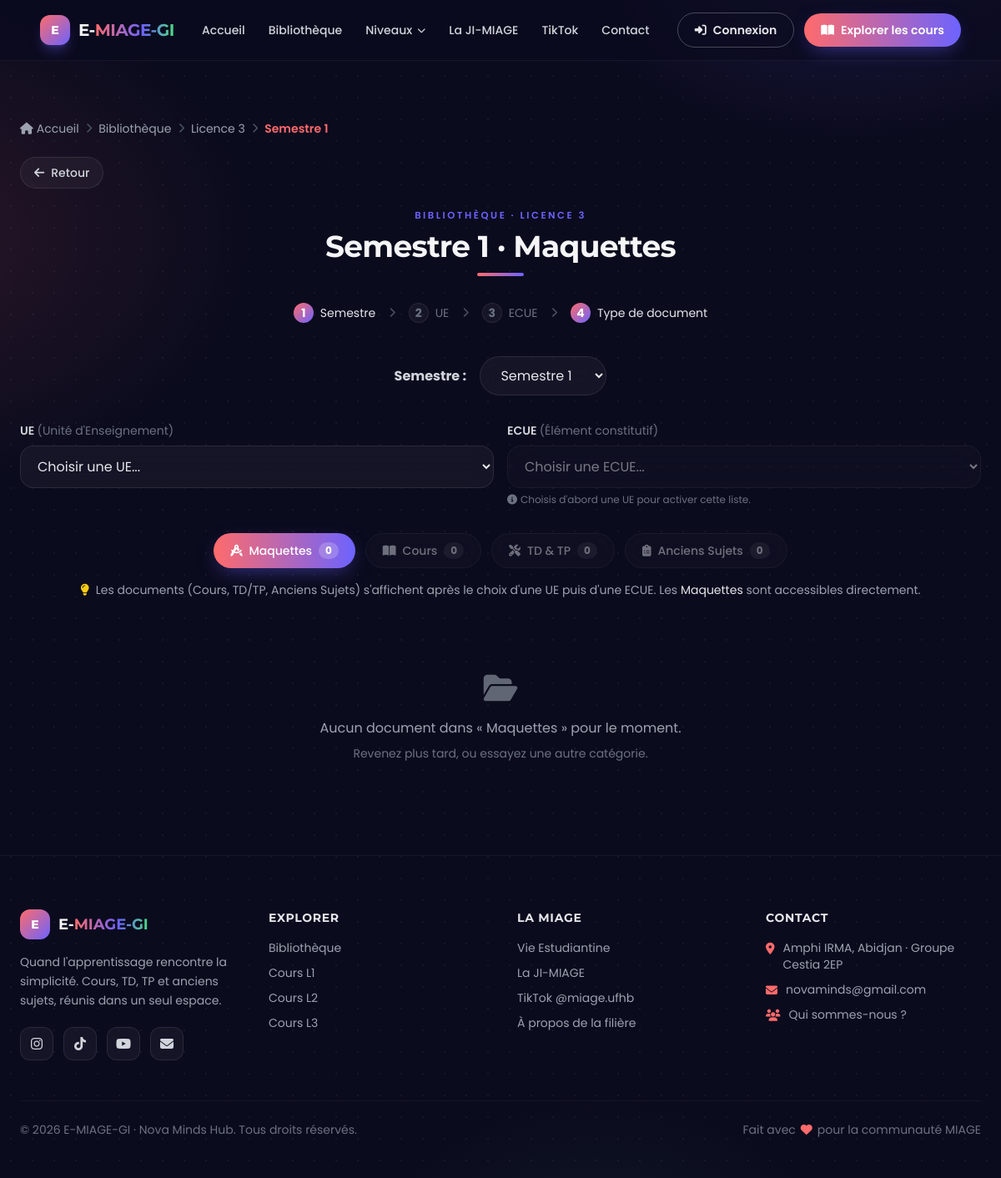
The app's page /bibliotheque/l3/?semestre=s1&category=maquettes, older data.
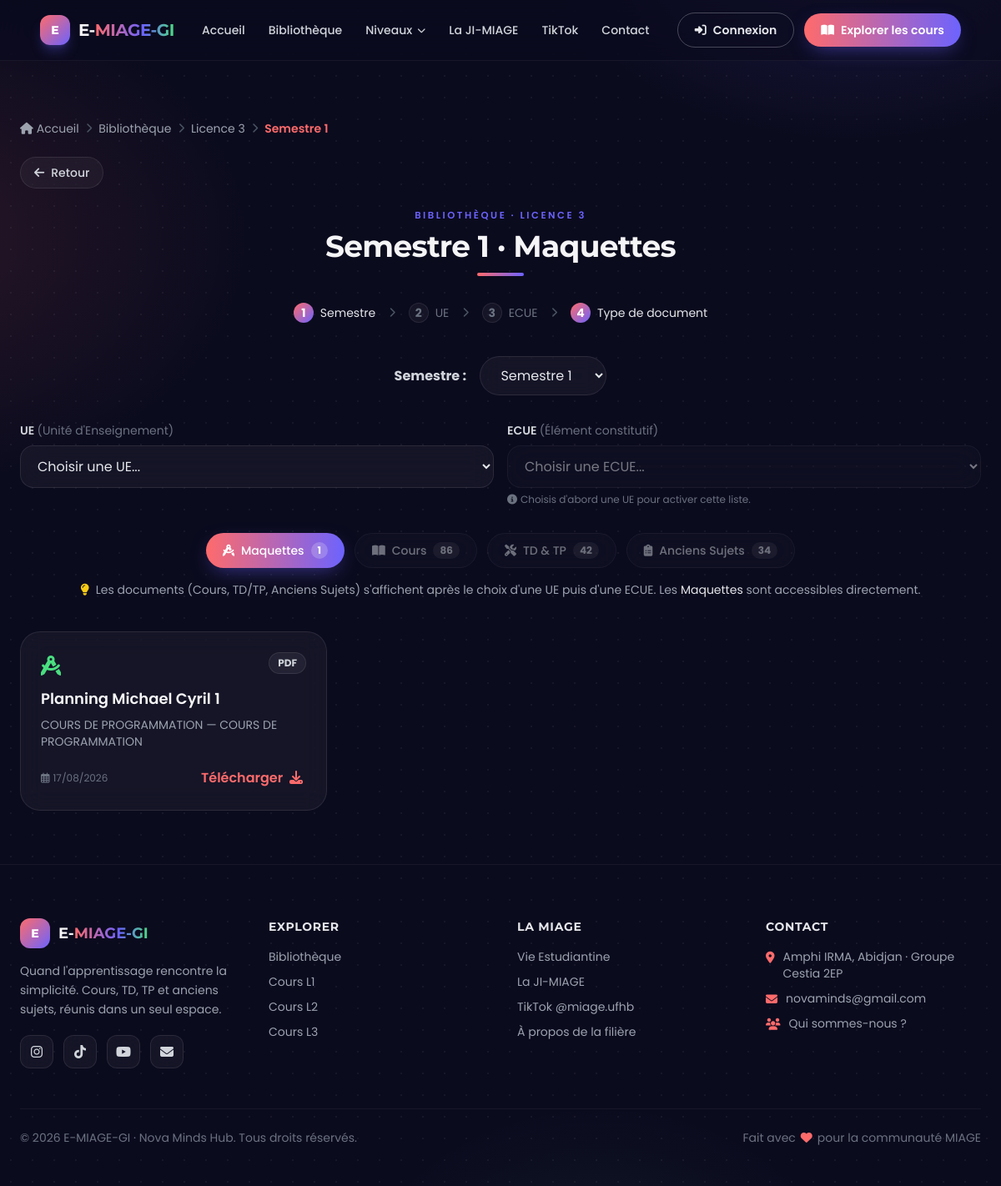
The same page, newer data.
### core/models.py (models this page shows, shortened)
class Document(models.Model):
    CATEGORY_CHOICES = [
        ('COURS', 'Cours'),
        ('TD_TP', 'TD/TP'),
        ('EXAMS', 'Anciens Sujets'),
        ('MAQUETTES', 'Maquettes'),
    ]
    LEVEL_CHOICES = [
        ('L1', 'Licence 1'),
        ('L2', 'Licence 2'),
        ('L3', 'Licence 3'),
        ('M1', 'Master 1'),
        ('M2', 'Master 2'),
    ]
    SEMESTER_CHOICES = [
        ('S1', 'Semestre 1'),
        ('S2', 'Semestre 2'),
        ('S3', 'Semestre 3'),
        ('S4', 'Semestre 4'),
        ('S5', 'Semestre 5'),
        ('S6', 'Semestre 6'),
        ('S7', 'Semestre 7'),
        ('S8', 'Semestre 8'),
        ('S9', 'Semestre 9'),
        ('S10', 'Semestre 10'),
    ]
    title = models.CharField(max_length=200, verbose_name='Titre')
    description = models.TextField(blank=True, verbose_name='Description')
    category = models.CharField(max_length=20, choices=CATEGORY_CHOICES, verbose_name='Catégorie')
    level = models.CharField(max_length=2, choices=LEVEL_CHOICES, verbose_name='Niveau')
    semester = models.CharField(max_length=3, choices=SEMESTER_CHOICES, verbose_name='Semestre')
    ecue = models.ForeignKey('ECUE', null=True, blank=True, on_delete=models.SET_NULL, related_name='documents', verbose_name='ECUE')
    file = models.FileField(upload_to='documents/', max_length=255, verbose_name='Fichier')
    upload_date = models.DateTimeField(auto_now_add=True, verbose_name='Date d\'ajout')
    last_modified = models.DateTimeField(auto_now=True, verbose_name='Dernière modification')
    class Meta:
        ordering = ['-upload_date']
        verbose_name = 'Document'
        verbose_name_plural = 'Documents'
    @property
    def extension(self):
        name = self.file.name or ''
        return name.rsplit('.', 1)[-1].upper() if '.' in name else ''

class ECUE(models.Model):
    code = models.CharField(max_length=50, verbose_name='Code ECUE', blank=True)
    name = models.CharField(max_length=200, verbose_name='Nom ECUE')
    slug = models.SlugField(max_length=220, unique=True, verbose_name='Slug ECUE')
    ue = models.ForeignKey(UE, related_name='ecues', on_delete=models.CASCADE, verbose_name='UE')
    class Meta:
        unique_together = ('ue', 'code', 'name')
        ordering = ['ue__code', 'name']
        verbose_name = 'ECUE'
        verbose_name_plural = 'ECUEs'

class UE(models.Model):
    code = models.CharField(max_length=200, verbose_name='Code UE')
    name = models.CharField(max_length=200, verbose_name='Nom UE')
    slug = models.SlugField(max_length=220, unique=True, verbose_name='Slug UE')
    level = models.CharField(max_length=2, choices=Document.LEVEL_CHOICES, verbose_name='Niveau')
    semester = models.CharField(max_length=3, choices=Document.SEMESTER_CHOICES, verbose_name='Semestre')
    class Meta:
        unique_together = ('level', 'semester', 'code')
        ordering = ['level', 'semester', 'code']
        verbose_name = 'UE'
        verbose_name_plural = 'UEs'

### core/views.py (the view, shortened to what this page needs)
# urls.py: path('bibliotheque/l3/', views.niveau_l3, name='niveau_l3'),
def niveau_l3(request):
    semestre = request.GET.get('semestre', 's1')
    category = request.GET.get('category')
    query = request.GET.get('q')
    ue_slug = request.GET.get('ue')
    ecue_slug = request.GET.get('ecue')
    context = {
        'semestre': semestre,
        'category': category
    }
    real_semestre = get_semester_mapping('L3', semestre)
    documents = Document.objects.filter(level='L3', semester=real_semestre)
    ues = UE.objects.filter(level='L3', semester=real_semestre).order_by('code', 'name')
    context['ues'] = ues
    selected_ue = None
    selected_ecue = None
    ecues = None
    context.update(_niveau_extra_context('Licence 3', 'L3', documents))
    if category == 'maquettes':
        documents = Document.objects.filter(level='L3', category='MAQUETTES')
        context['documents'] = documents
    return render(request, 'core/niveau/l3.html', context)

### core/views.py (called while the page is built)
def _niveau_extra_context(niveau_label, level, documents):
    counts = Counter(documents.values_list('category', flat=True))
    counts['MAQUETTES'] = Document.objects.filter(level=level, category='MAQUETTES').count()
    return {
        'niveau_label': niveau_label,
        'niveau_url': reverse(f'core:niveau_{level.lower()}'),
        'category_counts': {c.lower(): n for c, n in counts.items()},
        'selection_count': documents.count(),
    }

def get_semester_mapping(niveau, affiche_semestre):
    mapping = {
        'L1': {'s1': 'S1', 's2': 'S2'},
        'L2': {'s1': 'S3', 's2': 'S4'},
        'L3': {'s1': 'S5', 's2': 'S6'},
        'M1': {'s1': 'S7', 's2': 'S8'},
        'M2': {'s1': 'S9', 's2': 'S10'},
    }
    return mapping[niveau][affiche_semestre]

### core/templates/core/niveau/l3.html (shortened to what this page needs)
{% extends 'core/base.html' %}
{% load static %}
{% block content %}
{% include 'core/includes/niveau_content.html' with niveau_label='Licence 3' %}
{% endblock %}

### core/templates/core/includes/niveau_content.html (shortened to what the changed rows need)
{% load static %}
<section class="pt-28 md:pt-36 pb-16 px-4 md:px-6">
    <div class="max-w-6xl mx-auto">
        <div class="text-center mb-8">
            <p class="section-eyebrow">Bibliothèque · {{ niveau_label }}</p>
            <h2 class="section-title text-3xl md:text-4xl mt-2">
                {% if semestre == 's1' %}Semestre 1
                {% elif semestre == 's2' %}Semestre 2
                {% else %}Sélectionne un semestre
                {% endif %}
                {% if category %} · {{ category|title }}{% endif %}
            </h2>
            <div class="underline-gradient w-14 mx-auto mt-3"></div>
        </div>
        <div class="mb-4 flex flex-wrap justify-center gap-3">
            <a href="?semestre={{ semestre }}{% if selected_ue %}&ue={{ selected_ue.slug }}{% endif %}{% if selected_ecue %}&ecue={{ selected_ecue.slug }}{% endif %}&category=maquettes"
               class="w-full sm:w-auto justify-center px-5 py-2.5 rounded-full flex items-center gap-2 text-sm font-medium {% if category == 'maquettes' %}btn-primary{% else %}glass-card text-gray-300{% endif %} transition"
               title="Voir toutes les maquettes du niveau">
                <i class="fas fa-drafting-compass"></i> Maquettes
                <span class="text-xs font-bold px-2 py-0.5 rounded-full {% if category == 'maquettes' %}bg-white/20{% else %}bg-white/10{% endif %}">{{ category_counts.maquettes|default:0 }}</span>
            </a>
            <a href="?semestre={{ semestre }}{% if selected_ue %}&ue={{ selected_ue.slug }}{% endif %}{% if selected_ecue %}&ecue={{ selected_ecue.slug }}{% endif %}&category=cours"
               class="w-full sm:w-auto justify-center px-5 py-2.5 rounded-full flex items-center gap-2 text-sm font-medium {% if not selected_ecue %}opacity-50 pointer-events-none{% endif %} {% if category == 'cours' %}btn-primary{% else %}glass-card text-gray-300{% endif %} transition"
               {% if not selected_ecue %}aria-disabled="true" title="Sélectionnez d'abord une UE puis une ECUE"{% else %}title="Voir les cours de cette ECUE"{% endif %}>
                <i class="fas fa-book-open"></i> Cours
                <span class="text-xs font-bold px-2 py-0.5 rounded-full {% if category == 'cours' %}bg-white/20{% else %}bg-white/10{% endif %}">{{ category_counts.cours|default:0 }}</span>
            </a>
            <a href="?semestre={{ semestre }}{% if selected_ue %}&ue={{ selected_ue.slug }}{% endif %}{% if selected_ecue %}&ecue={{ selected_ecue.slug }}{% endif %}&category=td_tp"
               class="w-full sm:w-auto justify-center px-5 py-2.5 rounded-full flex items-center gap-2 text-sm font-medium {% if not selected_ecue %}opacity-50 pointer-events-none{% endif %} {% if category == 'td_tp' %}btn-primary{% else %}glass-card text-gray-300{% endif %} transition"
               {% if not selected_ecue %}aria-disabled="true" title="Sélectionnez d'abord une UE puis une ECUE"{% else %}title="Voir les TD/TP de cette ECUE"{% endif %}>
                <i class="fas fa-tools"></i> TD & TP
                <span class="text-xs font-bold px-2 py-0.5 rounded-full {% if category == 'td_tp' %}bg-white/20{% else %}bg-white/10{% endif %}">{{ category_counts.td_tp|default:0 }}</span>
            </a>
            <a href="?semestre={{ semestre }}{% if selected_ue %}&ue={{ selected_ue.slug }}{% endif %}{% if selected_ecue %}&ecue={{ selected_ecue.slug }}{% endif %}&category=exams"
               class="w-full sm:w-auto justify-center px-5 py-2.5 rounded-full flex items-center gap-2 text-sm font-medium {% if not selected_ecue %}opacity-50 pointer-events-none{% endif %} {% if category == 'exams' %}btn-primary{% else %}glass-card text-gray-300{% endif %} transition"
               {% if not selected_ecue %}aria-disabled="true" title="Sélectionnez d'abord une UE puis une ECUE"{% else %}title="Voir les anciens sujets de cette ECUE"{% endif %}>
                <i class="fas fa-clipboard-list"></i> Anciens Sujets
                <span class="text-xs font-bold px-2 py-0.5 rounded-full {% if category == 'exams' %}bg-white/20{% else %}bg-white/10{% endif %}">{{ category_counts.exams|default:0 }}</span>
            </a>
        </div>
        <div class="grid grid-cols-1 md:grid-cols-2 lg:grid-cols-3 gap-5 md:gap-6">
            {% if documents %}
                {% for doc in documents %}
                    <div class="glass-card p-6 rounded-3xl flex flex-col">
                        <div class="flex items-start justify-between gap-3 mb-3">
                            <div class="flex-shrink-0">
                                {% if doc.category == 'COURS' %}
                                    <i class="fas fa-book-open text-2xl text-primary"></i>
                                {% elif doc.category == 'TD_TP' %}
                                    <i class="fas fa-tools text-2xl text-secondary"></i>
                                {% elif doc.category == 'MAQUETTES' %}
                                    <i class="fas fa-drafting-compass text-2xl text-accent"></i>
                                {% elif doc.category == 'EXAMS' %}
                                    <i class="fas fa-clipboard-list text-2xl text-yellow-400"></i>
                                {% else %}
                                    <i class="fas fa-file-alt text-2xl text-gray-400"></i>
                                {% endif %}
                            </div>
                            {% if doc.extension %}
                                <span class="text-xs font-bold px-2.5 py-1 rounded-full glass-card text-gray-300 uppercase">{{ doc.extension }}</span>
                            {% endif %}
                        </div>
                        <h3 class="text-lg font-semibold mb-2 leading-snug">{{ doc.title }}</h3>
                        {% if doc.ecue %}
                            <p class="text-sm text-gray-400 mb-2">{{ doc.ecue.ue.name }} — {{ doc.ecue.name }}</p>
                        {% endif %}
                        <div class="mt-auto pt-3 flex items-center justify-between">
                            <span class="text-xs text-gray-500"><i class="far fa-calendar-alt mr-1"></i>{{ doc.upload_date|date:"d/m/Y" }}</span>
                            <a href="{{ doc.file.url }}" class="text-primary hover:text-secondary transition font-semibold px-2 py-1.5 -m-1" target="_blank" rel="noopener">
                                Télécharger <i class="fas fa-download ml-1"></i>
                            </a>
                        </div>
                    </div>
                {% endfor %}
            {% elif category %}
                <div class="col-span-full text-center text-gray-400 py-12">
                    <i class="fas fa-folder-open text-4xl mb-4 opacity-60"></i>
                    <p>Aucun document dans « {{ category|title }} » pour le moment.</p>
                    <p class="text-sm text-gray-500 mt-2">Revenez plus tard, ou essayez une autre catégorie.</p>
                </div>
            {% else %}
                <div class="col-span-full text-center text-gray-400 py-12">
                    <i class="fas fa-hand-point-up text-4xl mb-4 opacity-60"></i>
                    <p>Sélectionnez une catégorie ci-dessus pour afficher les documents.</p>
                </div>
            {% endif %}
        </div>
    </div>
</section>

Row changes from the older to the newer data that the page shows:
added Document: category "Maquettes", extension "PDF", title "Planning Michael Cyril 1", ecue.ue.name "COURS DE PROGRAMMATION", ecue.name "COURS DE PROGRAMMATION", upload_date "17/08/2026"
Text that changed along with them:
{{ category_counts.maquettes|default:0 }}: "0" → "1"
{{ category_counts.cours|default:0 }}: "0" → "86"
{{ category_counts.td_tp|default:0 }}: "0" → "42"
{{ category_counts.exams|default:0 }}: "0" → "34"
{{ category|title }}: "Maquettes" → (not shown)
text no longer shown: "Aucun document dans « » pour le moment. Revenez plus tard, ou essayez une autre catégorie."
